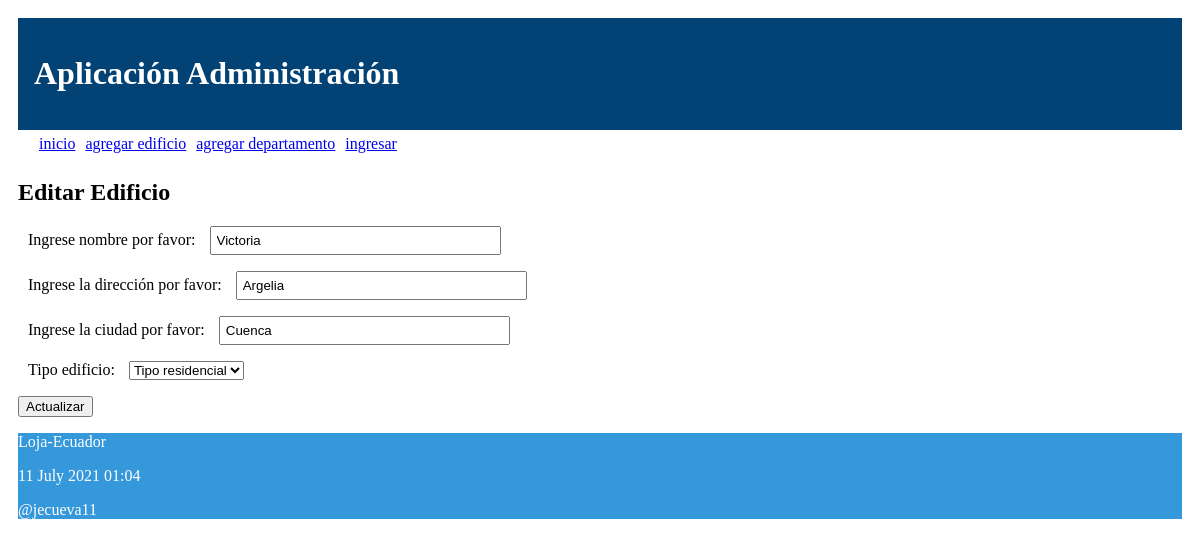
/editar_edificio/11, run on the app's committed database.
### administrativo/models.py (models this page shows, shortened)
class Edificio(models.Model):
    opciones_tipo = (
        ('residencial', 'Tipo residencial'),
        ('comercial', 'Tipo comercial'),
    )
    nombre = models.CharField(max_length=30)
    direccion = models.CharField(max_length=30)
    ciudad = models.CharField(max_length=30)
    tipo_edificio = models.CharField(max_length=30, \
        choices=opciones_tipo)

### administrativo/views.py (the view)
# urls.py: path('editar_edificio/<int:id>', views.editar_edificio,
def editar_edificio(request, id):
    edificio = Edificio.objects.get(pk=id)
    if request.method=='POST':
        formulario = EdificioForm(request.POST, instance=edificio)
        print(formulario.errors)
        if formulario.is_valid():
            formulario.save()
            return redirect(index)
    else:
        formulario = EdificioForm(instance=edificio)
    diccionario = {'formulario': formulario}
    return render(request, 'editarEdificio.html', diccionario)

### administrativo/forms.py
class EdificioForm(ModelForm):
    class Meta:
        model = Edificio
        fields = ['nombre', 'direccion', 'ciudad', 'tipo_edificio']
        labels = {
            'nombre': _('Ingrese nombre por favor'),
            'direccion': _('Ingrese la dirección por favor'),
            'ciudad': _('Ingrese la ciudad por favor'),
        }

### administrativo/templates/editarEdificio.html (shortened to what this page needs)
{% extends "master.html" %}
{% block content %}
<h2>Editar Edificio</h3>
<form action="" method="post">
  {{formulario.as_p}}
  <p><input type='submit' value='Actualizar'/></p>
</form>
{% endblock %}

### administrativo/static/css/estilos.css (style rules this page uses)
body { background: white; padding: 10px; }
input[type=text], input[type=number] { width: 25%; padding: 5px 5px; box-sizing: border-box; }
label { padding: 12px 10px; }

### data on the page
Edificio: nombre "Victoria", direccion "Argelia", ciudad "Cuenca", tipo_edificio "Tipo residencial"
